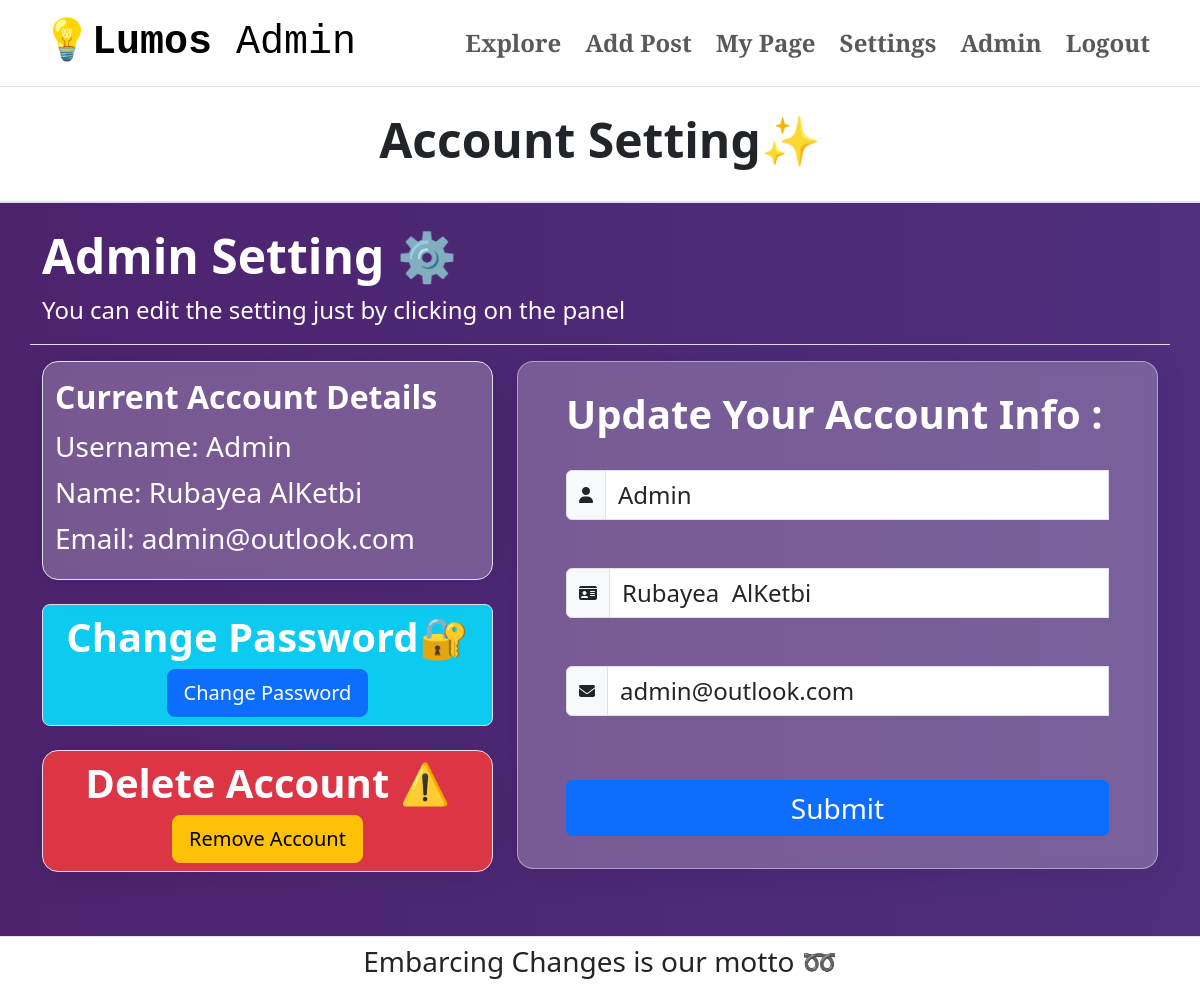
The page /dashboard (signed in) on the database its author committed.
### app/models.py (models this page shows, shortened)
class User(db.Model, UserMixin):
    id = db.Column(db.Integer, primary_key=True)
    name = db.Column(db.String(100), nullable=False)
    email = db.Column(db.String(100), unique=True, nullable=False)
    passwordHashed = db.Column(db.String(100), nullable=False)
    username = db.Column(db.String(20), unique=True, nullable=False)
    biography = db.Column(db.Text, nullable=True)
    avatar = db.Column(db.String(), nullable=True)
    posts = db.relationship('Post', backref='user', lazy=True)
    @property
    def password(self):
        raise AttributeError('password: write-only field , not readable')

### app/views.py (the view, shortened to what this page needs)
@app.route('/dashboard', methods=['GET', 'POST'])
@login_required
def userDash():
    user = User.query.filter_by(username=current_user.username).first()
    register_form = UpdateAccountForm()
    password_form = ChangePasswordForm()
    delete_form = deleteAccountForm()
    print(request.form)
    return render_template("user_dash.html", user=user, register_form=register_form,delete_form=delete_form,password_form=password_form)

### app/forms.py
class UpdateAccountForm(FlaskForm):
    username = StringField('Username')
    name = StringField('Name')
    email = StringField('Email Address')
    update = SubmitField('Update')

class ChangePasswordForm(FlaskForm):
    old_password = PasswordField('Old Password', validators=[DataRequired()])
    password = PasswordField('New Password', validators=[DataRequired(),Length(min=8,max=20),EqualTo('confirm',message='Passwords must match')])
    confirm = PasswordField('Confirm Password', validators=[DataRequired()])
    change = SubmitField('Change Password')

### app/views.py (called while the page is built)
@login_manager.user_loader
def load_user(id):
    return User.query.get(int(id))

### app/templates/user_dash.html (shortened to what this page needs)
{% extends "home.html" %}
{% block content %}
<div class="h-full">
    <div class="container-fluid border-top border-bottom py-4">
        <section class="container-sm my-auto text-center">
            <h1 class="display-5 fw-bold">Account Setting✨</h1>
        </section>
    </div>
    <div class="container-fluid border-top p-4 movingGradeient">
        <div class="container border-all">
            <div class="row d-flex justify-content-center border-bottom">
                <div class="col-md-12">
                    <h1 class="display-5 fw-bold text-white">{{user.username}} Setting ⚙️</h1>
                    <p class="fs-4 text-white">You can edit the setting just by clicking on the panel</p>
                </div>
            </div>
        <div class ="row d-flex py-3">
            <div class="col-md-5">
                <div class = "container border glassContainer mb-4">
                    <div class ="row d-block">
                        <div class = "col-md-12 py-3">
                            <h3 class="fs-2 fw-bold text-white">Current Account Details</h3>
                            <p class="fs-3 text-white mb-1 fw-light"><strong>Username: </strong> {{ user.username }}</p>
                            <p class="fs-3 text-white mb-1 fw-light"><strong>Name: </strong> {{ user.name }}</p>
                            <p class="fs-3 text-white mb-1 fw-light"><strong>Email: </strong> {{ user.email }}</p>
                        </div>
                    </div>
                </div>
                <div class = "container border bg-info rounded-3 my-4 text-center">
                    <div class ="row d-block">
                        <div class = "col-md-12 py-2">
                            <h3 class="fs-1 fw-bold text-white">Change Password🔐</h3>
                            <button type="button" class="btn btn-primary btn-lg" data-bs-toggle="modal" data-bs-target="#changeModal">
                                Change Password
                            </button>
                        </div>
                    </div>
                </div>
                <div class = "container border glassContainer bg-danger my-4 text-center">
                    <div class ="row d-block">
                        <div class = "col-md-12 py-2">
                            <h3 class="fs-1 fw-bold text-white">Delete Account ⚠️</h3>
                            <button type="button" class="btn btn-warning btn-lg" data-bs-toggle="modal" data-bs-target="#deleteModal">
                               Remove Account
                              </button>
                        </div>
                    </div>
                </div>
            </div>
            <div class="col-md-7">
                <div class="container glassContainer py-1 pb-2">
                    <div class ="row d-block">
                        <div class = "col-md-12 py-2 p-3 d-block justify-contents-center my-3 p-5">
                            <h3 class="fs-1 fw-bold text-white">Update Your Account Info : </h3>
                            <form action="{{url_for('userDash')}}" method="POST" class="">
                                <div class="mb-3 input-group my-3">
                                    <span class="input-group-text my-3"><i class="fa fa-user"></i></span>
                                    <input type="text" class="form-control fs-4 my-3" id="username" name="username" placeholder="Username" value="{{ user.username }}">
                                </div>
                                <div class="mb-3 input-group my-3">
                                    <span class="input-group-text my-3"><i class="fa fa-id-card"></i></span>
                                    <input type="text" class="form-control my-3 fs-4" id="name" name="name" placeholder="Full Name" value="{{ user.name }}">
                                </div>
                                <div class="mb-3 input-group my-3">
                                    <span class="input-group-text my-3"><i class="fa fa-envelope"></i></span>
                                    <input type="email" class="form-control fs-4 my-3" id="email" name="email" placeholder="Email Address" value="{{ user.email }}">
                                </div>
                                <div class="text-center mt-5">
                                    <button type="submit" name="update" class="btn btn-primary fs-3" style = "width:100%;">Submit</button>
                                </div>
                            </form>
                        </div>
                    </div>
                </div>
            </div>
        </div>
    </div>
</div>
<nav class="navbar border-top ">
    <div class="d-flex justify-content-center align-items-center w-100">
        <h3 class="fw-light"> Embarcing Changes is our motto ➿ </h3>
    </div>
</nav>
{% endblock content %}

### app/static/CSS/style.css (style rules this page uses)
:root { --black: #020100ff; --lapis-lazuli: #235789ff; --school-bus-yellow: #f1d302ff; --fire-engine-red: #c1292eff; --baby-powder: #fdfffcff; }
.glassContainer { background: rgba(255, 255, 255, 0.24); border-radius: 16px; box-shadow: 0 4px 30px rgba(0, 0, 0, 0.1); backdrop-filter: blur(5px); -webkit-backdrop-filter: blur(5px); border: 1px solid rgba(255, 255, 255, 0.42); }
.h-full { min-height: 100vh; }
.movingGradeient { width: 100%; height: 100%; background-image: linear-gradient( 90.6deg, rgba(77,34,109,1) -1%, rgba(90,142,253,1) 153.1% ); background-size: 600% 600%; animation: animateBackground 10s infinite linear; }

### rows shown on the page
User: username "Admin", name "Rubayea AlKetbi", email "admin@outlook.com"
